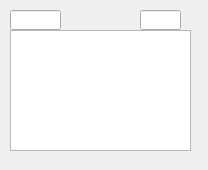
<?xml version="1.0" encoding="UTF-8"?>
<ui version="4.0">
 <class>Dialog</class>
 <widget class="QDialog" name="Dialog">
  <property name="geometry">
   <rect>
    <x>0</x>
    <y>0</y>
    <width>208</width>
    <height>170</height>
   </rect>
  </property>
  <property name="windowTitle">
   <string>Dialog</string>
  </property>
  <widget class="QGraphicsView" name="graphicsView">
   <property name="geometry">
    <rect>
     <x>10</x>
     <y>30</y>
     <width>181</width>
     <height>121</height>
    </rect>
   </property>
  </widget>
  <widget class="QLineEdit" name="lineEdit">
   <property name="geometry">
    <rect>
     <x>10</x>
     <y>10</y>
     <width>51</width>
     <height>20</height>
    </rect>
   </property>
  </widget>
  <widget class="QLineEdit" name="lineEdit_2">
   <property name="geometry">
    <rect>
     <x>140</x>
     <y>10</y>
     <width>41</width>
     <height>20</height>
    </rect>
   </property>
  </widget>
 </widget>
 <layoutdefault spacing="6" margin="11"/>
 <resources/>
 <connections/>
</ui>
